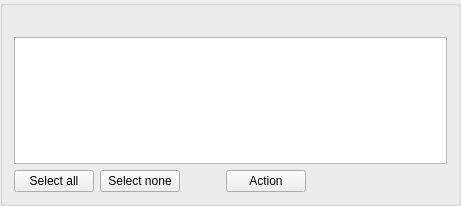
<?xml version="1.0" encoding="UTF-8"?>
<ui version="4.0">
 <class>EGLSyncListGroup</class>
 <widget class="QGroupBox" name="EGLSyncListGroup">
  <property name="geometry">
   <rect>
    <x>0</x>
    <y>0</y>
    <width>461</width>
    <height>206</height>
   </rect>
  </property>
  <property name="windowTitle">
   <string notr="true">EGLSyncListGroup</string>
  </property>
  <property name="title">
   <string notr="true"/>
  </property>
  <layout class="QVBoxLayout" name="egl_sync_list_layout">
   <item>
    <widget class="QLabel" name="label">
     <property name="text">
      <string notr="true"/>
     </property>
    </widget>
   </item>
   <item>
    <widget class="QListWidget" name="list">
     <property name="alternatingRowColors">
      <bool>true</bool>
     </property>
     <property name="spacing">
      <number>1</number>
     </property>
     <property name="sortingEnabled">
      <bool>true</bool>
     </property>
    </widget>
   </item>
   <item>
    <widget class="QWidget" name="buttons_widget" native="true">
     <property name="sizePolicy">
      <sizepolicy hsizetype="Maximum" vsizetype="Preferred">
       <horstretch>0</horstretch>
       <verstretch>0</verstretch>
      </sizepolicy>
     </property>
     <layout class="QHBoxLayout" name="buttons_layout">
      <property name="leftMargin">
       <number>0</number>
      </property>
      <property name="topMargin">
       <number>0</number>
      </property>
      <property name="rightMargin">
       <number>0</number>
      </property>
      <property name="bottomMargin">
       <number>0</number>
      </property>
      <item>
       <widget class="QPushButton" name="select_all_button">
        <property name="text">
         <string>Select all</string>
        </property>
       </widget>
      </item>
      <item>
       <widget class="QPushButton" name="select_none_button">
        <property name="text">
         <string>Select none</string>
        </property>
       </widget>
      </item>
      <item>
       <spacer name="buttons_hspacer">
        <property name="orientation">
         <enum>Qt::Horizontal</enum>
        </property>
        <property name="sizeHint" stdset="0">
         <size>
          <width>40</width>
          <height>20</height>
         </size>
        </property>
       </spacer>
      </item>
      <item>
       <widget class="QPushButton" name="action_button">
        <property name="text">
         <string notr="true">Action</string>
        </property>
       </widget>
      </item>
     </layout>
    </widget>
   </item>
  </layout>
 </widget>
 <resources/>
 <connections/>
</ui>
